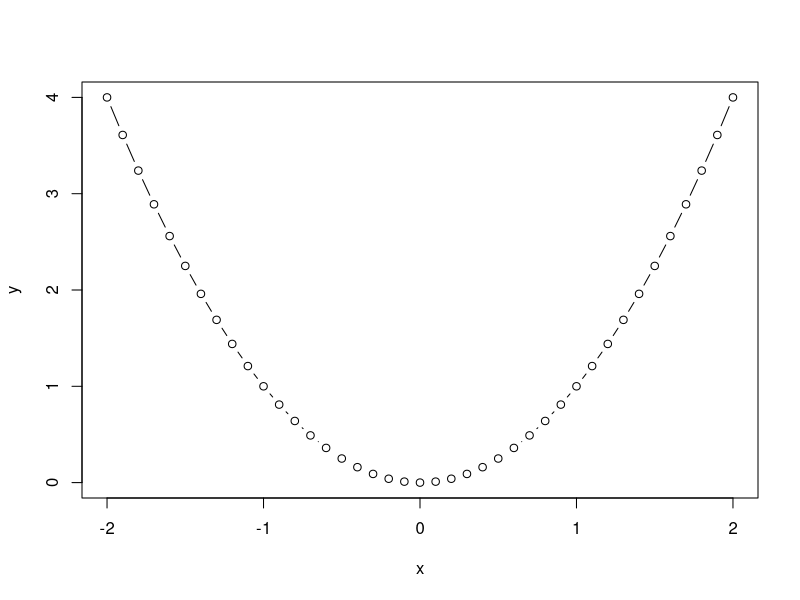
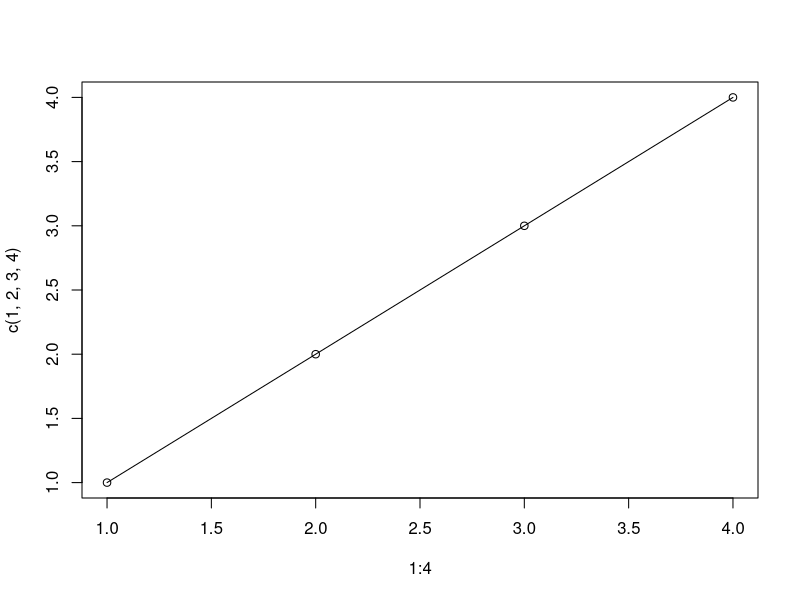
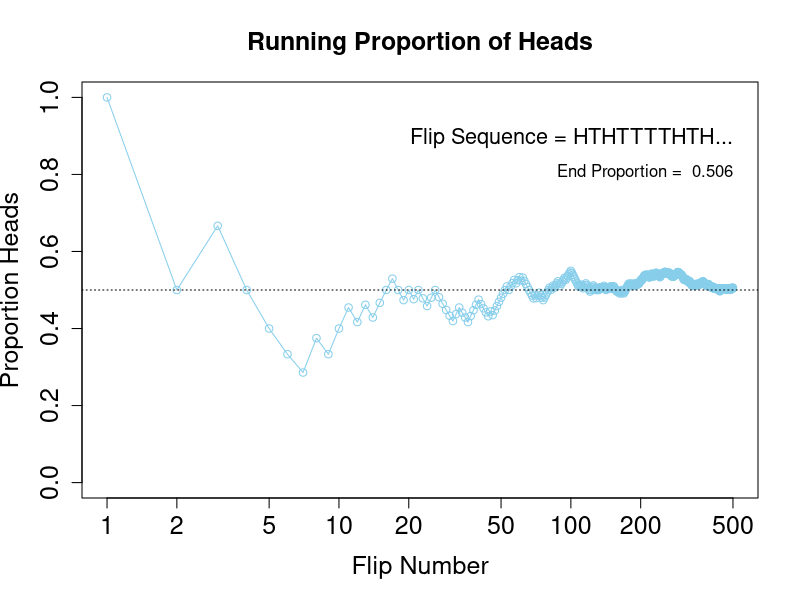

Recreate these plots in R, in order.
#=========== plot a quadratic function +++++++========
x = seq(-2,2,0.1)
y = x^2
plot(x, y, type = "b")
plot(x=1:4, y=c(1,2,3,4), type="o")
#================================
ABC = c("A","B","C")
rep(ABC, 2)
rep(ABC, times=c(4,2,1))
rep(ABC, each=2, length=10)
#===============================
a = array(1:24, dim=c(3,4,2), dimnames=list(RowDimName = c("R1", "R2", "R3"),
                                        ColDimName = c("C1","C2","C3", "C4"),
                                        LayDimName = c("L1", "L2")
                                        ))
a["R3",,"L2"]
#============Simulating CoinFlipping==================
N= 500 
pHeads = 0.5
flipSeq = sample(x=c(0,1), prob = c(1-pHeads, pHeads), size=N, replace = TRUE)
r=cumsum(flipSeq)
r
n=1:N
runProp = r/n
plot(n,runProp, type="o", log="x", col="skyblue", 
     xlim=c(1,N), ylim=c(0.0,1.0), cex.axis=1.5,
     xlab="Flip Number", ylab="Proportion Heads", cex.lab=1.5,
     main="Running Proportion of Heads", cex.main=1.5)
abline(h=pHeads, lty="dotted")
flipLetters = paste(c("T","H")[flipSeq[1:10]+1], collapse = "")
displayString = paste0("Flip Sequence = ", flipLetters, "...")
text(N, 0.9, displayString, adj = c(1, 0.5), cex=1.3)
text(N, 0.8, paste("End Proportion = ", runProp[N]), adj = c(1, 0.2), cex=1.0)
#============ Hair and Eye Color ====================
show(HairEyeColor)
str(HairEyeColor)
EyehairFreq = apply(HairEyeColor, c("Eye", "Hair"), sum) # sum across sex
EyehairProp = EyehairFreq / sum(EyehairFreq) # joint proportions
show(round(EyehairProp, 2))
EyeFreq = apply(HairEyeColor, c("Eye"), sum) # sum across hair sex
EyeProp = EyeFreq / sum(EyeFreq)

HairFreq = apply(HairEyeColor, c("Hair"), sum) # sum across eye sex
HairProp = HairFreq / sum(HairFreq)
HairProp
EyehairProp["Brown",] / EyeProp["Brown"] # conditional probability of hair color given eye color
#================= 